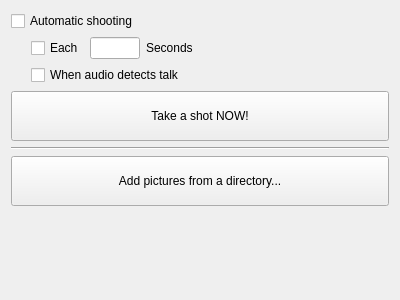
<ui version="4.0" >
 <class>PluginPhoto</class>
 <widget class="QWidget" name="PluginPhoto" >
  <property name="geometry" >
   <rect>
    <x>0</x>
    <y>0</y>
    <width>400</width>
    <height>300</height>
   </rect>
  </property>
  <property name="windowTitle" >
   <string>Form</string>
  </property>
  <layout class="QHBoxLayout" name="horizontalLayout_3" >
   <item>
    <layout class="QVBoxLayout" name="verticalLayout_2" >
     <item>
      <widget class="QCheckBox" name="autoShoot_check" >
       <property name="text" >
        <string>Automatic shooting</string>
       </property>
      </widget>
     </item>
     <item>
      <layout class="QHBoxLayout" name="horizontalLayout_2" >
       <item>
        <spacer name="horizontalSpacer_2" >
         <property name="orientation" >
          <enum>Qt::Horizontal</enum>
         </property>
         <property name="sizeType" >
          <enum>QSizePolicy::Fixed</enum>
         </property>
         <property name="sizeHint" stdset="0" >
          <size>
           <width>20</width>
           <height>20</height>
          </size>
         </property>
        </spacer>
       </item>
       <item>
        <layout class="QVBoxLayout" name="verticalLayout" >
         <item>
          <layout class="QHBoxLayout" name="horizontalLayout" >
           <item>
            <widget class="QCheckBox" name="autoShootEach_check" >
             <property name="text" >
              <string>Each</string>
             </property>
            </widget>
           </item>
           <item>
            <widget class="QLineEdit" name="autoshootEach_edit" >
             <property name="sizePolicy" >
              <sizepolicy vsizetype="Fixed" hsizetype="Expanding" >
               <horstretch>0</horstretch>
               <verstretch>0</verstretch>
              </sizepolicy>
             </property>
             <property name="maximumSize" >
              <size>
               <width>50</width>
               <height>16777215</height>
              </size>
             </property>
            </widget>
           </item>
           <item>
            <widget class="QLabel" name="autoShootEach_label" >
             <property name="text" >
              <string>Seconds</string>
             </property>
            </widget>
           </item>
           <item>
            <spacer name="horizontalSpacer" >
             <property name="orientation" >
              <enum>Qt::Horizontal</enum>
             </property>
             <property name="sizeHint" stdset="0" >
              <size>
               <width>40</width>
               <height>20</height>
              </size>
             </property>
            </spacer>
           </item>
          </layout>
         </item>
         <item>
          <widget class="QCheckBox" name="autoShootWhenNonsilent_check" >
           <property name="text" >
            <string>When audio detects talk</string>
           </property>
          </widget>
         </item>
        </layout>
       </item>
      </layout>
     </item>
     <item>
      <widget class="QPushButton" name="takeShot_button" >
       <property name="minimumSize" >
        <size>
         <width>0</width>
         <height>50</height>
        </size>
       </property>
       <property name="text" >
        <string>Take a shot NOW!</string>
       </property>
      </widget>
     </item>
     <item>
      <widget class="Line" name="line" >
       <property name="orientation" >
        <enum>Qt::Horizontal</enum>
       </property>
      </widget>
     </item>
     <item>
      <widget class="QPushButton" name="addPictures_button" >
       <property name="minimumSize" >
        <size>
         <width>0</width>
         <height>50</height>
        </size>
       </property>
       <property name="text" >
        <string>Add pictures from a directory...</string>
       </property>
      </widget>
     </item>
     <item>
      <spacer name="verticalSpacer" >
       <property name="orientation" >
        <enum>Qt::Vertical</enum>
       </property>
       <property name="sizeHint" stdset="0" >
        <size>
         <width>20</width>
         <height>40</height>
        </size>
       </property>
      </spacer>
     </item>
    </layout>
   </item>
  </layout>
 </widget>
 <resources/>
 <connections/>
</ui>
